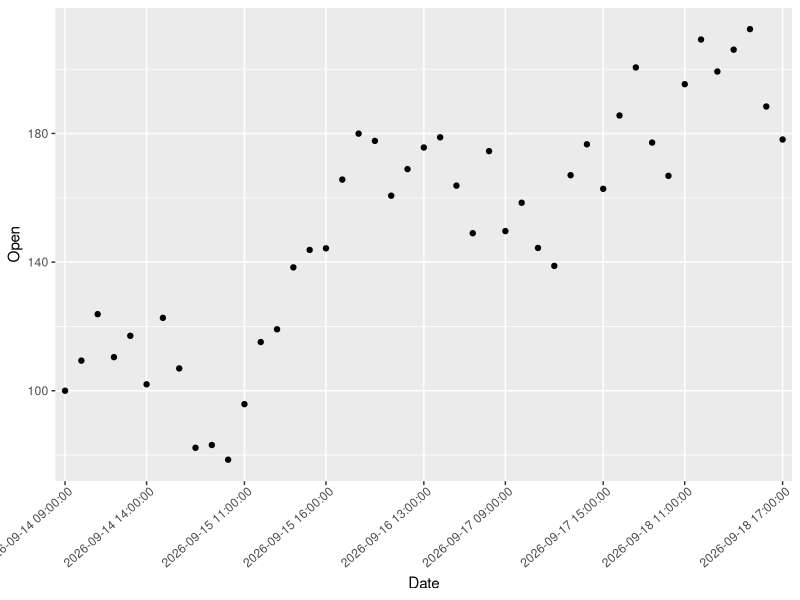

Write R code to recreate this figure.
library(dplyr)
library(tidyverse)
data <- read.csv("generated_data.csv")
ggplot(data) +
  geom_point(aes(x = Date, y = Open, group = 1), linetype = "solid", level = 0.7) +
  scale_x_discrete(breaks = data$Date[seq(1, nrow(data), length.out = 9)]) +
  theme(axis.text.x = element_text(angle = 41, hjust = 0.97))
#geom_histogram()
#geom_density()
#geom_boxplot()
#geom_smooth() must be for confidence intervals
#
#ggplot(data, aes(x=Date, y=Close, group = 1)) +
#  geom_histogram()
